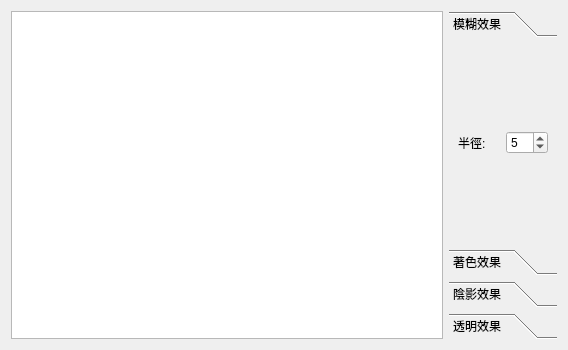
<?xml version="1.0" encoding="UTF-8"?>
<ui version="4.0">
 <class>effect</class>
 <widget class="QWidget" name="effect">
  <property name="geometry">
   <rect>
    <x>0</x>
    <y>0</y>
    <width>568</width>
    <height>350</height>
   </rect>
  </property>
  <property name="windowTitle">
   <string>圖型效果DEMO</string>
  </property>
  <property name="locale">
   <locale language="Chinese" country="Taiwan"/>
  </property>
  <layout class="QHBoxLayout" name="horizontalLayout">
   <item>
    <widget class="QGraphicsView" name="graphicsView">
     <property name="sizePolicy">
      <sizepolicy hsizetype="Expanding" vsizetype="Expanding">
       <horstretch>4</horstretch>
       <verstretch>0</verstretch>
      </sizepolicy>
     </property>
     <property name="locale">
      <locale language="Chinese" country="Taiwan"/>
     </property>
    </widget>
   </item>
   <item>
    <widget class="QToolBox" name="toolBox">
     <property name="sizePolicy">
      <sizepolicy hsizetype="Preferred" vsizetype="Preferred">
       <horstretch>1</horstretch>
       <verstretch>0</verstretch>
      </sizepolicy>
     </property>
     <widget class="QWidget" name="toolBoxPage1">
      <property name="geometry">
       <rect>
        <x>0</x>
        <y>0</y>
        <width>120</width>
        <height>175</height>
       </rect>
      </property>
      <attribute name="label">
       <string>模糊效果</string>
      </attribute>
      <layout class="QHBoxLayout" name="horizontalLayout_2">
       <item>
        <widget class="QLabel" name="label">
         <property name="text">
          <string>半徑:</string>
         </property>
        </widget>
       </item>
       <item>
        <widget class="QSpinBox" name="radiusSpin">
         <property name="minimum">
          <number>0</number>
         </property>
         <property name="maximum">
          <number>50</number>
         </property>
         <property name="value">
          <number>5</number>
         </property>
        </widget>
       </item>
      </layout>
     </widget>
     <widget class="QWidget" name="page_2">
      <property name="geometry">
       <rect>
        <x>0</x>
        <y>0</y>
        <width>117</width>
        <height>175</height>
       </rect>
      </property>
      <attribute name="label">
       <string>著色效果</string>
      </attribute>
      <layout class="QVBoxLayout" name="verticalLayout">
       <item>
        <widget class="QRadioButton" name="redRadio">
         <property name="text">
          <string>紅色</string>
         </property>
        </widget>
       </item>
       <item>
        <widget class="QRadioButton" name="greenRadio">
         <property name="text">
          <string>綠色</string>
         </property>
        </widget>
       </item>
       <item>
        <widget class="QRadioButton" name="blueRadio">
         <property name="text">
          <string>藍色</string>
         </property>
         <property name="checked">
          <bool>true</bool>
         </property>
        </widget>
       </item>
       <item>
        <layout class="QHBoxLayout" name="horizontalLayout_3">
         <item>
          <widget class="QLabel" name="label_2">
           <property name="text">
            <string>濃度</string>
           </property>
          </widget>
         </item>
         <item>
          <widget class="QDoubleSpinBox" name="strengthSpin">
           <property name="decimals">
            <number>1</number>
           </property>
           <property name="maximum">
            <double>1.000000000000000</double>
           </property>
           <property name="singleStep">
            <double>0.100000000000000</double>
           </property>
           <property name="value">
            <double>1.000000000000000</double>
           </property>
          </widget>
         </item>
        </layout>
       </item>
      </layout>
     </widget>
     <widget class="QWidget" name="page">
      <property name="geometry">
       <rect>
        <x>0</x>
        <y>-12</y>
        <width>126</width>
        <height>187</height>
       </rect>
      </property>
      <attribute name="label">
       <string>陰影效果</string>
      </attribute>
      <layout class="QVBoxLayout" name="verticalLayout_2">
       <item>
        <widget class="QRadioButton" name="shadowRedRadio">
         <property name="text">
          <string>紅色</string>
         </property>
        </widget>
       </item>
       <item>
        <widget class="QRadioButton" name="shadowGreenRadio">
         <property name="text">
          <string>綠色</string>
         </property>
        </widget>
       </item>
       <item>
        <widget class="QRadioButton" name="shadowBlueRadio">
         <property name="text">
          <string>藍色</string>
         </property>
         <property name="checked">
          <bool>true</bool>
         </property>
        </widget>
       </item>
       <item>
        <layout class="QHBoxLayout" name="horizontalLayout_4">
         <item>
          <widget class="QLabel" name="label_3">
           <property name="text">
            <string>半徑</string>
           </property>
          </widget>
         </item>
         <item>
          <widget class="QDoubleSpinBox" name="shadowRSpin">
           <property name="decimals">
            <number>1</number>
           </property>
           <property name="maximum">
            <double>10.000000000000000</double>
           </property>
           <property name="singleStep">
            <double>0.100000000000000</double>
           </property>
           <property name="value">
            <double>1.000000000000000</double>
           </property>
          </widget>
         </item>
        </layout>
       </item>
       <item>
        <layout class="QHBoxLayout" name="horizontalLayout_5">
         <item>
          <widget class="QLabel" name="label_4">
           <property name="text">
            <string>X偏移</string>
           </property>
          </widget>
         </item>
         <item>
          <widget class="QDoubleSpinBox" name="xOffsetSpin">
           <property name="decimals">
            <number>1</number>
           </property>
           <property name="maximum">
            <double>50.000000000000000</double>
           </property>
           <property name="singleStep">
            <double>1.000000000000000</double>
           </property>
           <property name="value">
            <double>8.000000000000000</double>
           </property>
          </widget>
         </item>
        </layout>
       </item>
       <item>
        <layout class="QHBoxLayout" name="horizontalLayout_6">
         <item>
          <widget class="QLabel" name="label_5">
           <property name="text">
            <string>Y偏移</string>
           </property>
          </widget>
         </item>
         <item>
          <widget class="QDoubleSpinBox" name="yOffsetSpin">
           <property name="decimals">
            <number>1</number>
           </property>
           <property name="maximum">
            <double>50.000000000000000</double>
           </property>
           <property name="singleStep">
            <double>1.000000000000000</double>
           </property>
           <property name="value">
            <double>8.000000000000000</double>
           </property>
          </widget>
         </item>
        </layout>
       </item>
      </layout>
     </widget>
     <widget class="QWidget" name="toolBoxPage2">
      <property name="geometry">
       <rect>
        <x>0</x>
        <y>0</y>
        <width>130</width>
        <height>175</height>
       </rect>
      </property>
      <attribute name="label">
       <string>透明效果</string>
      </attribute>
      <layout class="QVBoxLayout" name="verticalLayout_3">
       <item>
        <layout class="QHBoxLayout" name="horizontalLayout_7">
         <item>
          <widget class="QLabel" name="label_6">
           <property name="text">
            <string>透明度</string>
           </property>
          </widget>
         </item>
         <item>
          <widget class="QDoubleSpinBox" name="opacitySpin">
           <property name="maximum">
            <double>1.000000000000000</double>
           </property>
           <property name="singleStep">
            <double>0.100000000000000</double>
           </property>
           <property name="value">
            <double>0.700000000000000</double>
           </property>
          </widget>
         </item>
        </layout>
       </item>
      </layout>
     </widget>
    </widget>
   </item>
  </layout>
 </widget>
 <resources/>
 <connections/>
</ui>
